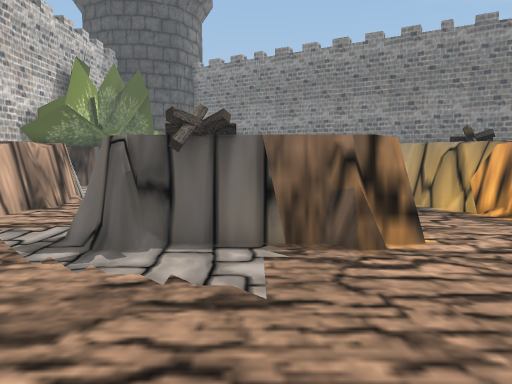
[1] (above)

20 first-person views from a walk through a 3-D level made in the Unity game engine. The camera is 1.5 m above the floor, tilts 6° down and sees 70° across. The floor is counted in squares, 1 m on a side. Each view is taken from the middle of a square. On the plan, view 1 faces up. The plan holds only what a view shows up to about 16 squares ahead; the rest is blank. The place goes on beyond the plan.

[2]
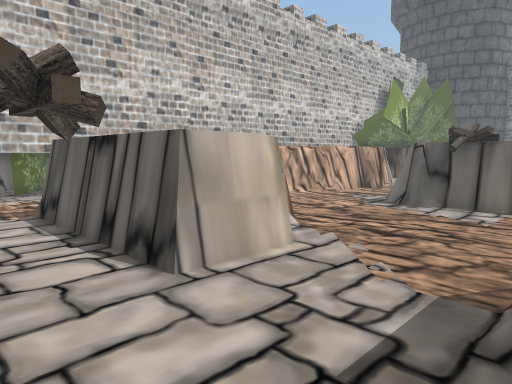

[3]
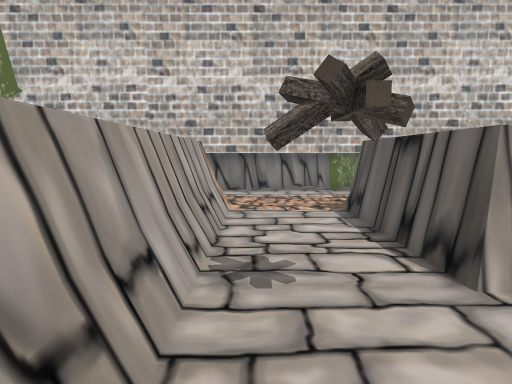

[4]
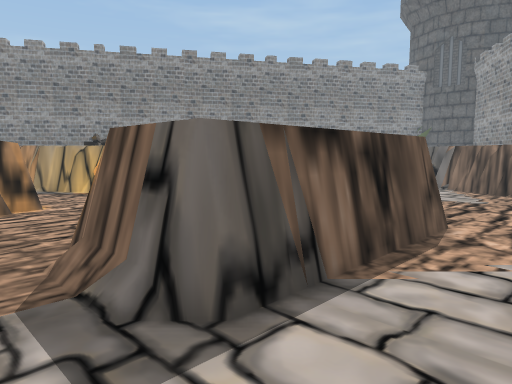

[5]
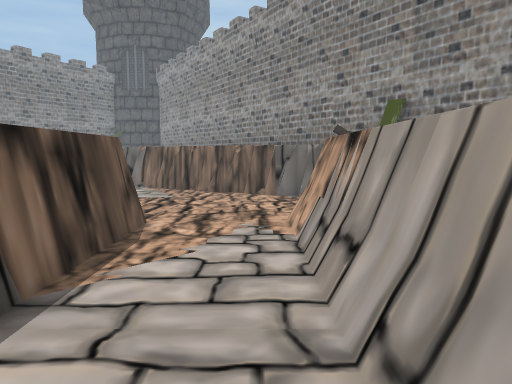

[6]
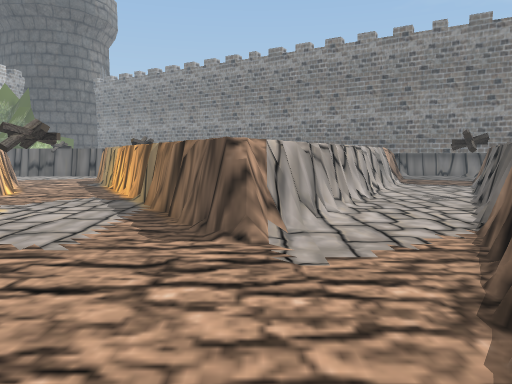

[7]
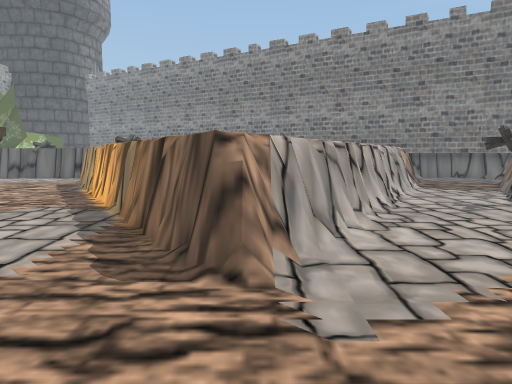

[8]
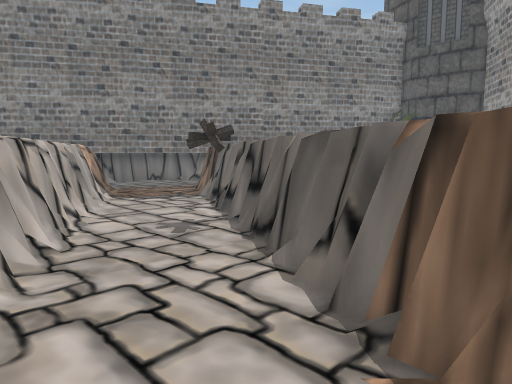

[9]
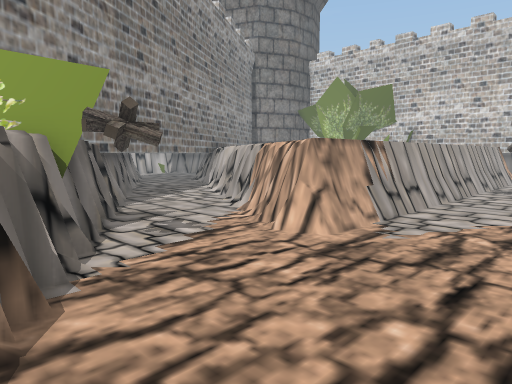

[10]
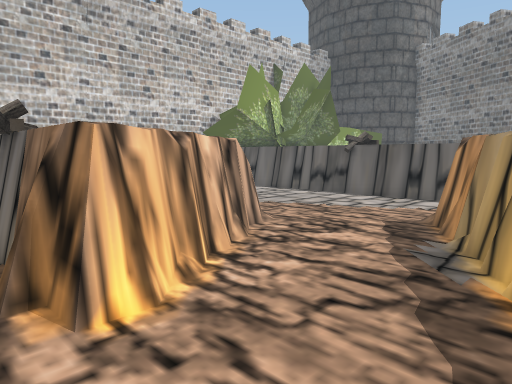

[11]
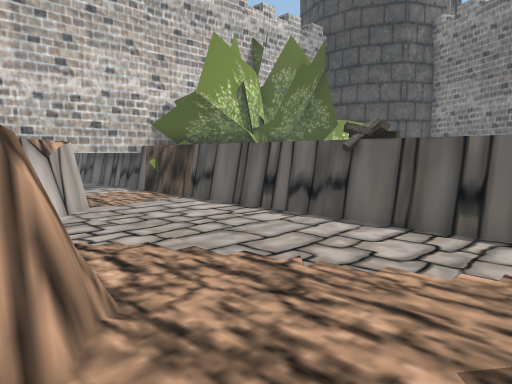

[12]
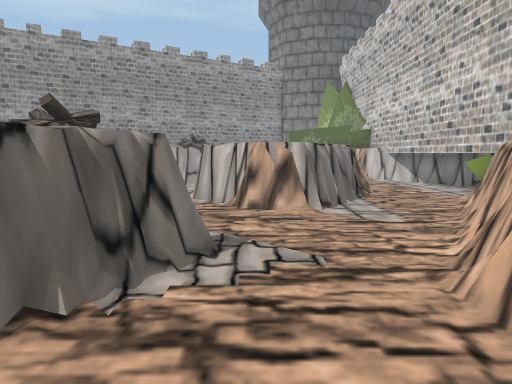

[13]
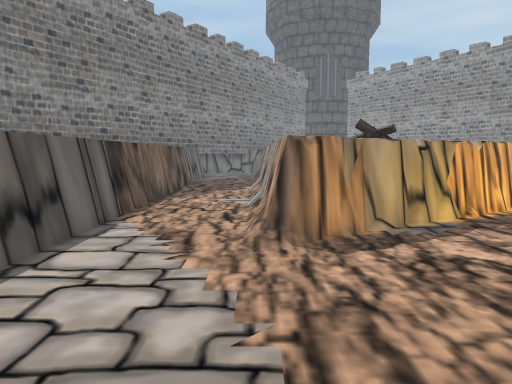

[14]
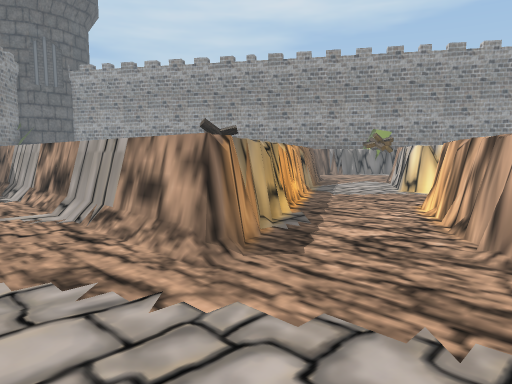

[15]
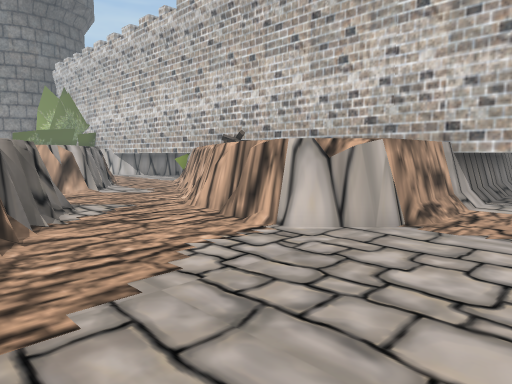

[16]
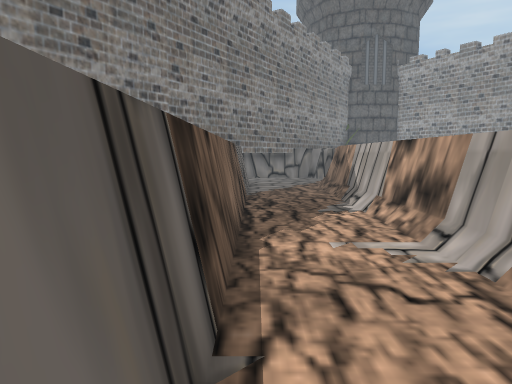

[17]
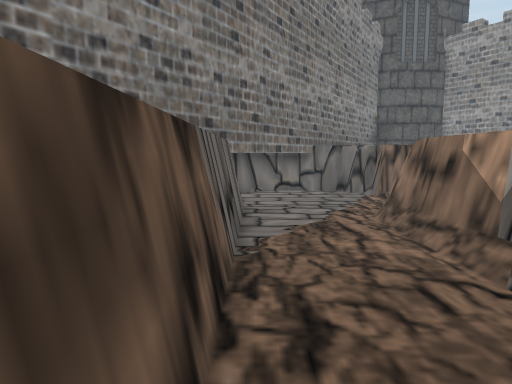

[18]
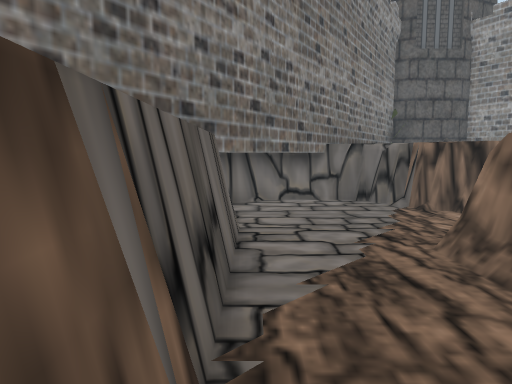

[19]
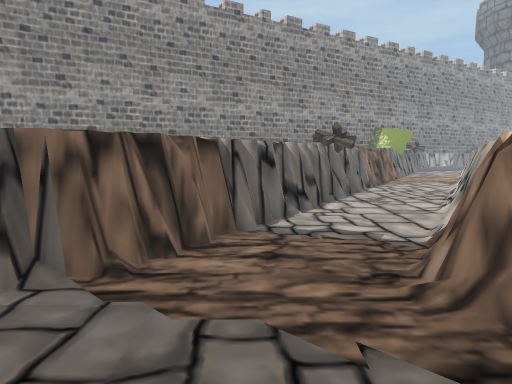

[20]
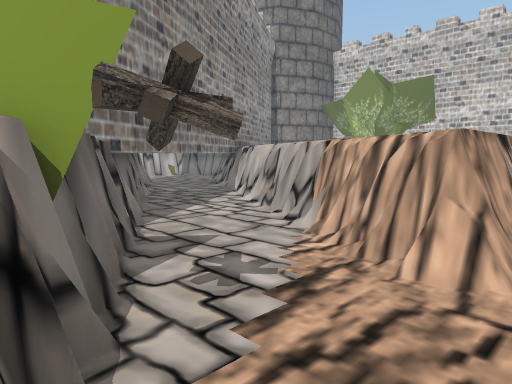

### Floor plan
Key: @ floor where view 1 was taken; # wall or solid block; . floor; / step, stairs or slope; = window, fence, low wall or low ledge; ^ raised ledge; O other object.
Columns run from 12 left of view 1 to 27 right of it. Each row starts with its distance up from view 1.
 18 ###^^^^^^^^O^^^^^^^^^^^^^^^^^^^#######^
 17 #.O................................##=#
 16 #...................................###^
 15 #.....................................#^
 14 #####........../#################.....#^
 13     ##........./###^^^^^^^^^^^^##....#^
 12      ##.........##            ^#....#^
 11       #.....#....#OO          ^#...#^
 10       #....###...##          ^#...=#
  9      ##...####....#          #=...#^
  8      #=...#^ ^#....^        ^#....^
  7     ##...##O  #....#^       #..O.#^
  6    ##....##O###.....#      ^#..O#^
  5    #=...............#^    ^#....#
  4   ##.................#    ##...#^
  3   #..................#^  ^#....#
  2  ##...###...... ##O...#^^#....#^
  1 ##....# ^#.....  ^#....#^#...#^
  0 #O...#^  ^#.@.#    ....##....#^
 -1 #...=#    #...#     ....=...#^
 -2 #...##^^^^#...#^^^^#........#
 -3 #..........................#^
 -4 #.........O................#
 -5 #.........O...............#^
 -6 #..=#################....#^
 -7 #          ^^ ^^  ^##....#
 -8                    ##..O#^
 -9                   ^#....#
-10                   #....##
-11                  ^#....#
-12                  #....##
-13                 ^#...##
-14                 #..###
-15                ^=.###
-16               ^#####
-17               ##

Positions as (right, up) in squares from view 1, and headings:
1: (0, 0), facing up
2: (2, -5), facing up-left
3: (2, -5), facing left
4: (0, -5), facing up-right
5: (0, -5), facing right
6: (12, -7), facing up
7: (12, -5), facing up
8: (14, -1), facing up-right
9: (14, -2), facing down-left
10: (6, 5), facing up-left
11: (3, 10), facing up-left
12: (-4, 12), facing down
13: (-3, 14), facing right
14: (-1, 17), facing down-right
15: (0, 17), facing down-left
16: (3, 17), facing right
17: (11, 17), facing right
18: (14, 17), facing right
19: (22, 17), facing down
20: (13, -5), facing down-left
